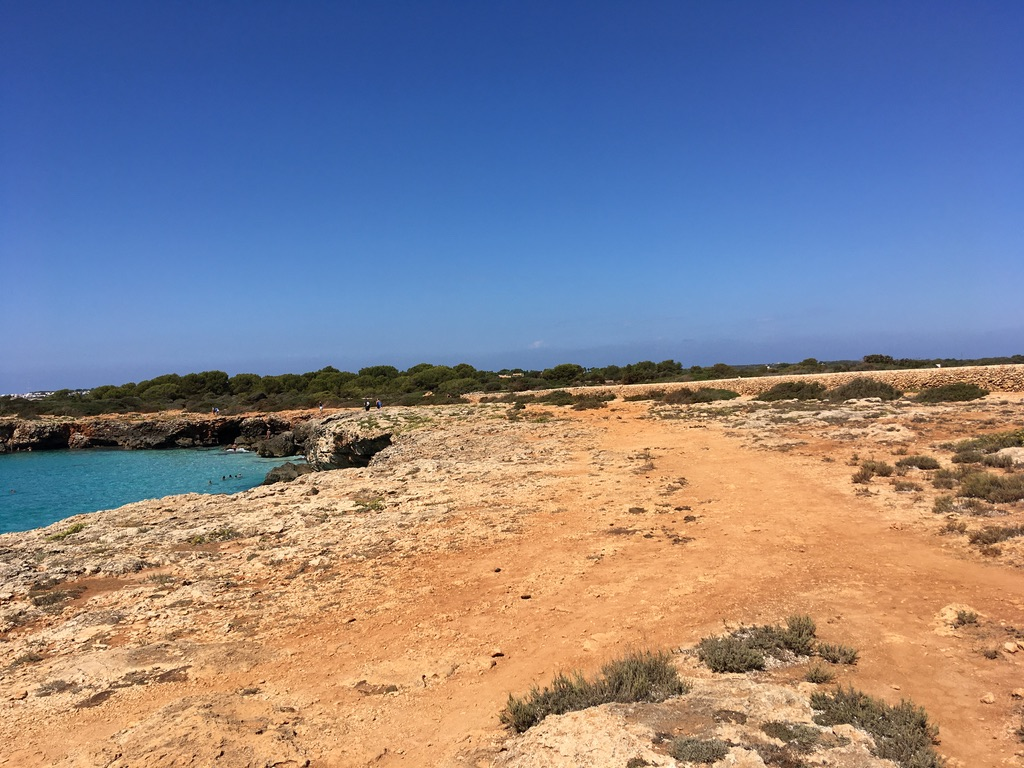
#> input picture study/udemy/automate-everything-with-python/l_image_processing/temp/1.jpeg, 1024 x 768 px, given as the content of the folder e-everything-with-python/l_image_processing/temp/ex01/images, which was not available
$ python exercise_02_resize_folder.py
#> lines starting #> are read from the running program, lines starting #| are printed output that depends on the picture
### study/udemy/automate-everything-with-python/l_image_processing/resize_image.py
from pathlib import Path, PosixPath

from cv2 import imread, imwrite, resize

from l_image_processing.constants import TEMP_FOLDER_PATH


def _calculate_size(
    scale_percentage: float, width: float, height: float
) -> tuple[int, int]:
    new_width = int(width * scale_percentage / 100)
    new_height = int(height * scale_percentage / 100)
    return (new_width, new_height)


def resize_image(
    image_path: PosixPath,
    scale_percentage: float = 1.0,
    image_destination: PosixPath = None,
) -> str:

#> called with scale_percentage = 35
    image_destination = Path.joinpath(
        image_destination or image_path.parent,
        (
            image_path.name
            if image_destination
            else f"{image_path.stem}_resized{image_path.suffix}"
        ),
    )

    image = imread(image_path.as_posix())
#> image is the input picture: shape (768, 1024, 3); mean B, G, R 141.8, 130.6, 133.8
    height, width, *_ = image.shape
#> height = 768; width = 1024
    resized_image = resize(
        image, dsize=_calculate_size(scale_percentage, width, height)
    )
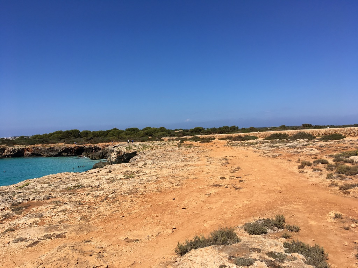
#> resized_image: shape (268, 358, 3); mean B, G, R 141.7, 130.4, 133.7

    imwrite(
        image_destination.as_posix(),
        resized_image,
    )


def main():
    image_path = Path.joinpath(TEMP_FOLDER_PATH, "galaxy.jpeg")
    resize_image(image_path, 20)


# [2 lines that do not run on import are left out]

### study/udemy/automate-everything-with-python/l_image_processing/exercise_02_resize_folder.py
from l_image_processing.constants import EX_01_IMAGES_PATH, EX_02_RESIZEDIMAGES_PATH
from l_image_processing.resize_image import resize_image


def main():
    for image_path in EX_01_IMAGES_PATH.iterdir():
        resize_image(image_path, 35, EX_02_RESIZEDIMAGES_PATH)


if __name__ == "__main__":
    main()

$ run again, on study/udemy/automate-everything-with-python/l_image_processing/temp/6.jpeg
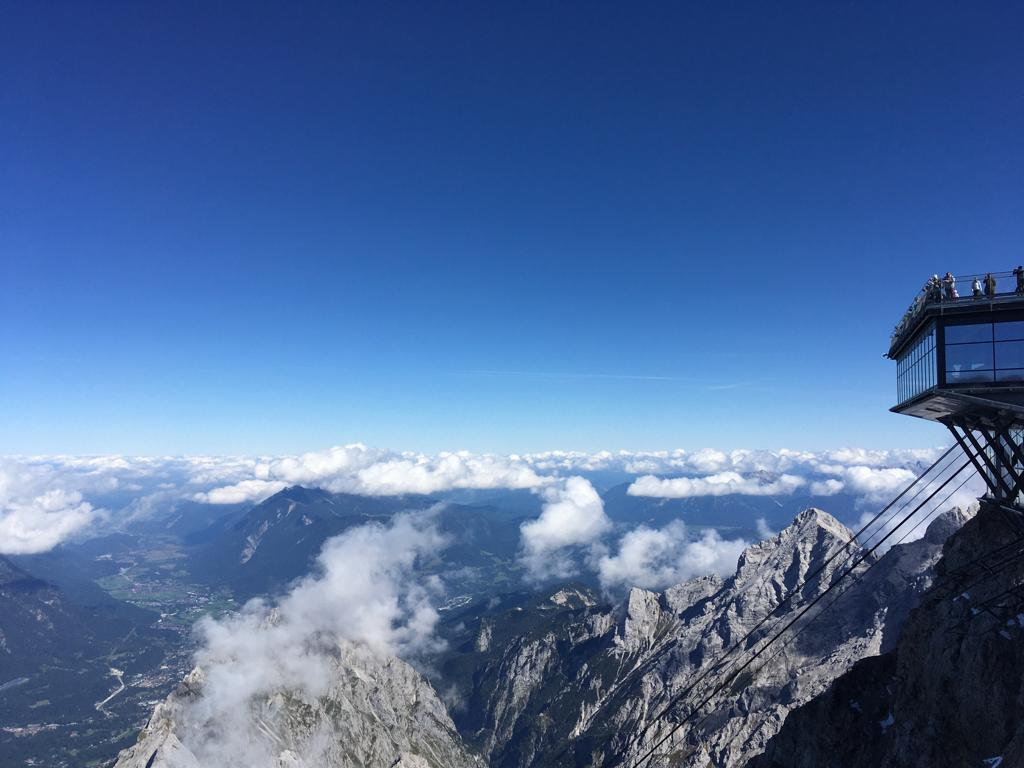
#> input picture study/udemy/automate-everything-with-python/l_image_processing/temp/6.jpeg, 1024 x 768 px, given as the content of the folder e-everything-with-python/l_image_processing/temp/ex01/images, which was not available
#> in resize_image, image is the input picture: shape (768, 1024, 3); mean B, G, R 157.3, 108.8, 78.1
#> in resize_image, `resized_image = resize( image, dsize=_calculate_size(scale_percentage,..`:
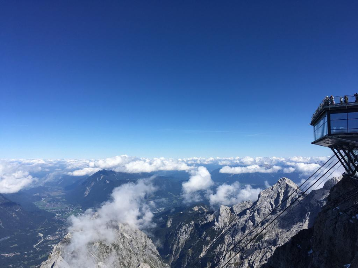
#> resized_image: shape (268, 358, 3); mean B, G, R 157.2, 108.7, 78.1

$ run again, on study/udemy/automate-everything-with-python/l_image_processing/temp/air.jpeg
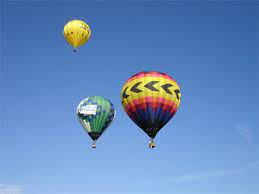
#> input picture study/udemy/automate-everything-with-python/l_image_processing/temp/air.jpeg, 259 x 194 px, given as the content of the folder e-everything-with-python/l_image_processing/temp/ex01/images, which was not available
#> in resize_image, image is the input picture: shape (194, 259, 3); mean B, G, R 189.6, 138.8, 102.2
#> in resize_image, `resized_image = resize( image, dsize=_calculate_size(scale_percentage,..`:
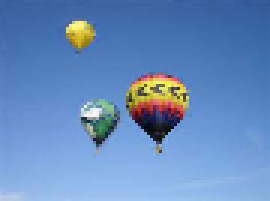
#> resized_image: shape (67, 90, 3) (shown 3 times larger); mean B, G, R 189.5, 138.7, 102.1
